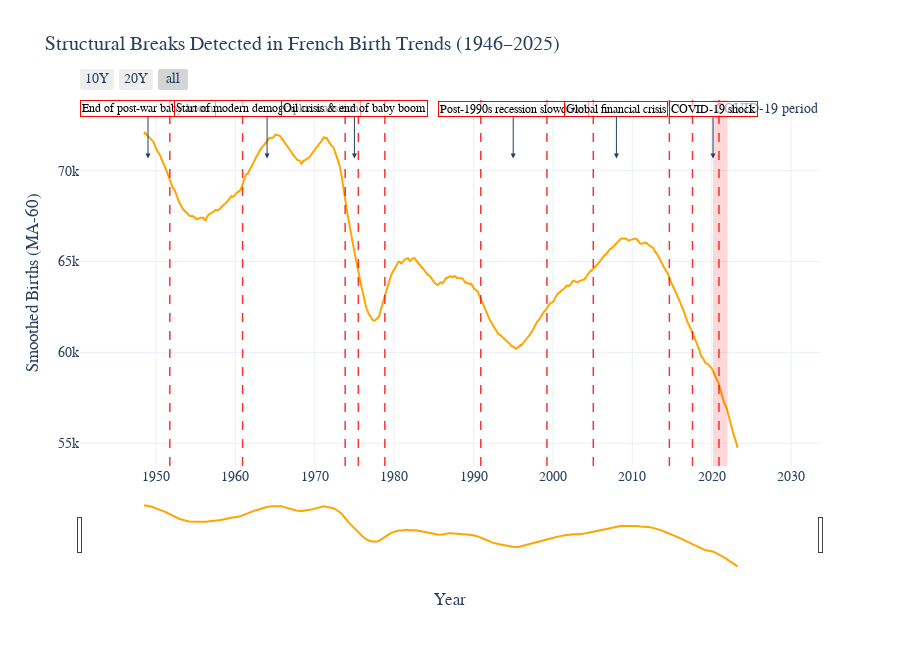

The notebook cell this image was saved under:
### Code cell
# Breakpoints (approximated historical context)
break_annotations = [
    {"year": "1949-01-01", "text": "End of post-war baby boom"},
    {"year": "1964-01-01", "text": "Start of modern demographic transition"},
    {"year": "1975-01-01", "text": "Oil crisis & end of baby boom"},
    {"year": "1995-01-01", "text": "Post-1990s recession slowdown"},
    {"year": "2008-01-01", "text": "Global financial crisis"},
    {"year": "2020-03-01", "text": "COVID-19 shock"},
]

# Create Plotly figure
fig = go.Figure()

# Main trend (smoothed births)
fig.add_trace(go.Scatter(
    x=births.index,
    y=births["MA_60"],
    mode="lines",
    name="60-month moving average",
    line=dict(color="orange", width=2)
))

# Add vertical lines for each detected rupture
for d in break_dates:
    fig.add_vline(
        x=d,
        line=dict(color="red", width=1.5, dash="dash"),
        opacity=0.8
    )

# Add COVID band
fig.add_vrect(
    x0=pd.Timestamp("2020-03-01"), 
    x1=pd.Timestamp("2021-12-31"),
    fillcolor="red", opacity=0.15,
    line_width=0,
    annotation_text="COVID-19 period",
    annotation_position="top left"
)

# Add annotations (manual labels)
for b in break_annotations:
    fig.add_annotation(
        x=b["year"],
        y=births["MA_60"].max() * 0.98,  # place annotation near the top
        text=b["text"],
        showarrow=True,
        arrowhead=2,
        ax=0,
        ay=-50,
        font=dict(color="black", size=12, family="Times New Roman"),
        bgcolor="rgba(255,255,255,0.6)",
        bordercolor="red",
        borderwidth=1
    )

# Layout
fig.update_layout(
    title="Structural Breaks Detected in French Birth Trends (1946–2025)",
    xaxis_title="Year",
    yaxis_title="Smoothed Births (MA-60)",
    template="plotly_white",
    hovermode="x unified",
    font=dict(family="Times New Roman", size=14),
    height=650,
    legend=dict(
        title="Legend",
        orientation="h",
        yanchor="bottom",
        y=1.02,
        xanchor="right",
        x=1
    )
)

# Add interactive range selector
fig.update_xaxes(
    rangeslider_visible=True,
    rangeselector=dict(
        buttons=list([
            dict(count=120, label="10Y", step="month", stepmode="backward"),
            dict(count=240, label="20Y", step="month", stepmode="backward"),
            dict(step="all")
        ])
    )
)

fig.show()

### Figure 1 — Plotly figure (JSON) as saved in the notebook; plotly's stock layout.template omitted (floating-point values rounded to 4 significant figures; data arrays with more than 128 entries replaced by an {"elided": "..."} marker saying what was removed)
{"data": [{"line": {"color": "orange", "width": 2}, "mode": "lines", "name": "60-month moving average", "type": "scatter", "x": {"elided": "957 str values"}, "y": {"elided": "957 float values"}}], "layout": {"annotations": [{"showarrow": false, "text": "COVID-19 period", "x": "2020-03-01T00:00:00", "xanchor": "left", "xref": "x", "y": 1, "yanchor": "top", "yref": "y domain"}, {"arrowhead": 2, "ax": 0, "ay": -50, "bgcolor": "rgba(255,255,255,0.6)", "bordercolor": "red", "borderwidth": 1, "font": {"color": "black", "family": "Times New Roman", "size": 12}, "showarrow": true, "text": "End of post-war baby boom", "x": "1949-01-01", "y": 70680.0}, {"arrowhead": 2, "ax": 0, "ay": -50, "bgcolor": "rgba(255,255,255,0.6)", "bordercolor": "red", "borderwidth": 1, "font": {"color": "black", "family": "Times New Roman", "size": 12}, "showarrow": true, "text": "Start of modern demographic transition", "x": "1964-01-01", "y": 70680.0}, {"arrowhead": 2, "ax": 0, "ay": -50, "bgcolor": "rgba(255,255,255,0.6)", "bordercolor": "red", "borderwidth": 1, "font": {"color": "black", "family": "Times New Roman", "size": 12}, "showarrow": true, "text": "Oil crisis & end of baby boom", "x": "1975-01-01", "y": 70680.0}, {"arrowhead": 2, "ax": 0, "ay": -50, "bgcolor": "rgba(255,255,255,0.6)", "bordercolor": "red", "borderwidth": 1, "font": {"color": "black", "family": "Times New Roman", "size": 12}, "showarrow": true, "text": "Post-1990s recession slowdown", "x": "1995-01-01", "y": 70680.0}, {"arrowhead": 2, "ax": 0, "ay": -50, "bgcolor": "rgba(255,255,255,0.6)", "bordercolor": "red", "borderwidth": 1, "font": {"color": "black", "family": "Times New Roman", "size": 12}, "showarrow": true, "text": "Global financial crisis", "x": "2008-01-01", "y": 70680.0}, {"arrowhead": 2, "ax": 0, "ay": -50, "bgcolor": "rgba(255,255,255,0.6)", "bordercolor": "red", "borderwidth": 1, "font": {"color": "black", "family": "Times New Roman", "size": 12}, "showarrow": true, "text": "COVID-19 shock", "x": "2020-03-01", "y": 70680.0}], "font": {"family": "Times New Roman", "size": 14}, "height": 650, "hovermode": "x unified", "legend": {"orientation": "h", "title": {"text": "Legend"}, "x": 1, "xanchor": "right", "y": 1.02, "yanchor": "bottom"}, "shapes": [{"line": {"color": "red", "dash": "dash", "width": 1.5}, "opacity": 0.8, "type": "line", "x0": "1951-10-01T00:00:00", "x1": "1951-10-01T00:00:00", "xref": "x", "y0": 0, "y1": 1, "yref": "y domain"}, {"line": {"color": "red", "dash": "dash", "width": 1.5}, "opacity": 0.8, "type": "line", "x0": "1960-12-01T00:00:00", "x1": "1960-12-01T00:00:00", "xref": "x", "y0": 0, "y1": 1, "yref": "y domain"}, {"line": {"color": "red", "dash": "dash", "width": 1.5}, "opacity": 0.8, "type": "line", "x0": "1973-11-01T00:00:00", "x1": "1973-11-01T00:00:00", "xref": "x", "y0": 0, "y1": 1, "yref": "y domain"}, {"line": {"color": "red", "dash": "dash", "width": 1.5}, "opacity": 0.8, "type": "line", "x0": "1975-07-01T00:00:00", "x1": "1975-07-01T00:00:00", "xref": "x", "y0": 0, "y1": 1, "yref": "y domain"}, {"line": {"color": "red", "dash": "dash", "width": 1.5}, "opacity": 0.8, "type": "line", "x0": "1978-11-01T00:00:00", "x1": "1978-11-01T00:00:00", "xref": "x", "y0": 0, "y1": 1, "yref": "y domain"}, {"line": {"color": "red", "dash": "dash", "width": 1.5}, "opacity": 0.8, "type": "line", "x0": "1990-12-01T00:00:00", "x1": "1990-12-01T00:00:00", "xref": "x", "y0": 0, "y1": 1, "yref": "y domain"}, {"line": {"color": "red", "dash": "dash", "width": 1.5}, "opacity": 0.8, "type": "line", "x0": "1999-04-01T00:00:00", "x1": "1999-04-01T00:00:00", "xref": "x", "y0": 0, "y1": 1, "yref": "y domain"}, {"line": {"color": "red", "dash": "dash", "width": 1.5}, "opacity": 0.8, "type": "line", "x0": "2005-02-01T00:00:00", "x1": "2005-02-01T00:00:00", "xref": "x", "y0": 0, "y1": 1, "yref": "y domain"}, {"line": {"color": "red", "dash": "dash", "width": 1.5}, "opacity": 0.8, "type": "line", "x0": "2014-09-01T00:00:00", "x1": "2014-09-01T00:00:00", "xref": "x", "y0": 0, "y1": 1, "yref": "y domain"}, {"line": {"color": "red", "dash": "dash", "width": 1.5}, "opacity": 0.8, "type": "line", "x0": "2017-08-01T00:00:00", "x1": "2017-08-01T00:00:00", "xref": "x", "y0": 0, "y1": 1, "yref": "y domain"}, {"line": {"color": "red", "dash": "dash", "width": 1.5}, "opacity": 0.8, "type": "line", "x0": "2020-12-01T00:00:00", "x1": "2020-12-01T00:00:00", "xref": "x", "y0": 0, "y1": 1, "yref": "y domain"}, {"fillcolor": "red", "line": {"width": 0}, "opacity": 0.15, "type": "rect", "x0": "2020-03-01T00:00:00", "x1": "2021-12-31T00:00:00", "xref": "x", "y0": 0, "y1": 1, "yref": "y domain"}], "title": {"text": "Structural Breaks Detected in French Birth Trends (1946–2025)"}, "xaxis": {"rangeselector": {"buttons": [{"count": 120, "label": "10Y", "step": "month", "stepmode": "backward"}, {"count": 240, "label": "20Y", "step": "month", "stepmode": "backward"}, {"step": "all"}]}, "rangeslider": {"visible": true}, "title": {"text": "Year"}}, "yaxis": {"title": {"text": "Smoothed Births (MA-60)"}}}}
